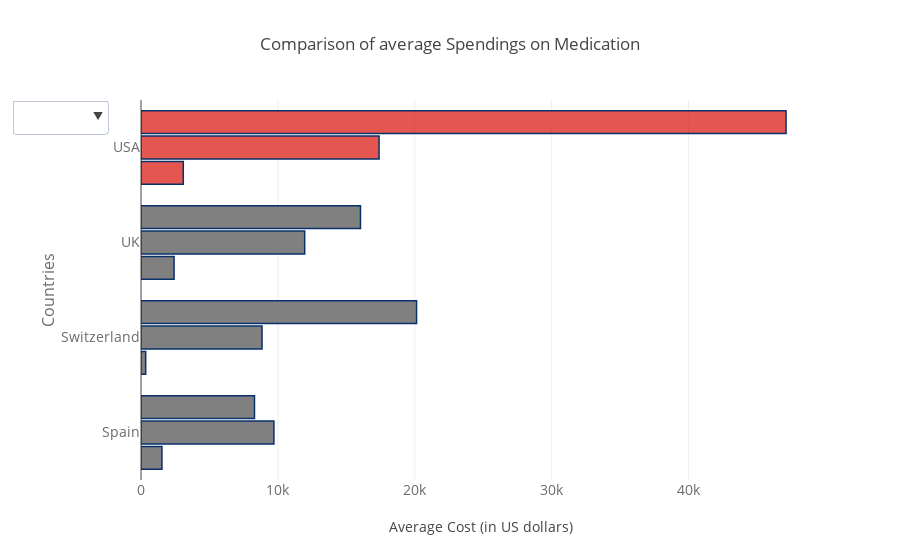

Notebook source saved alongside this figure:
### Code cell
py.offline.iplot(fig)

### Figure 1 — Plotly figure (JSON) as saved in the notebook; plotly's stock layout.template omitted (floating-point values rounded to 4 significant figures)
{"data": [{"marker": {"color": ["grey", "grey", "grey", "rgba(222,45,38,0.8)"], "line": {"color": "rgb(8,48,107)", "width": 1.5}}, "name": "Diagnosis", "orientation": "h", "type": "bar", "uid": "610f8eab-a933-4b76-8798-b1ccc409d862", "x": [1530.0, 342, 2417, 3090], "y": ["Spain", "Switzerland", "UK", "USA"]}, {"marker": {"color": ["grey", "grey", "grey", "rgba(222,45,38,0.8)"], "line": {"color": "rgb(8,48,107)", "width": 1.5}}, "name": "Drug", "orientation": "h", "textposition": "auto", "type": "bar", "uid": "8757ca8c-0728-436f-a851-87da10993df2", "x": [9709, 8842.0, 11958, 17390.0], "y": ["Spain", "Switzerland", "UK", "USA"]}, {"marker": {"color": ["grey", "grey", "grey", "rgba(222,45,38,0.8)"], "line": {"color": "rgb(8,48,107)", "width": 1.5}}, "name": "Surgery", "orientation": "h", "textposition": "auto", "type": "bar", "uid": "5928c46b-6e89-4088-90bc-2de156f29e86", "x": [8291, 20132, 16034, 47124], "y": ["Spain", "Switzerland", "UK", "USA"]}], "layout": {"bargroupgap": 0.1, "barmode": "group", "showlegend": false, "title": "Comparison of average Spendings on Medication", "updatemenus": [{"active": -1, "buttons": [{"args": [{"visible": [true, false, false]}, {"title": "Diagnosis"}], "label": "Diagnosis", "method": "update"}, {"args": [{"visible": [false, true, false]}, {"title": "Drug"}], "label": "Drug", "method": "update"}, {"args": [{"visible": [false, false, true]}, {"title": "Surgery"}], "label": "Surgery", "method": "update"}]}], "xaxis": {"tickfont": {"color": "rgb(107, 107, 107)", "size": 14}, "title": "Average Cost (in US dollars)"}, "yaxis": {"tickfont": {"color": "rgb(107, 107, 107)", "size": 14}, "title": "Countries", "titlefont": {"color": "rgb(107, 107, 107)", "size": 16}}}}
